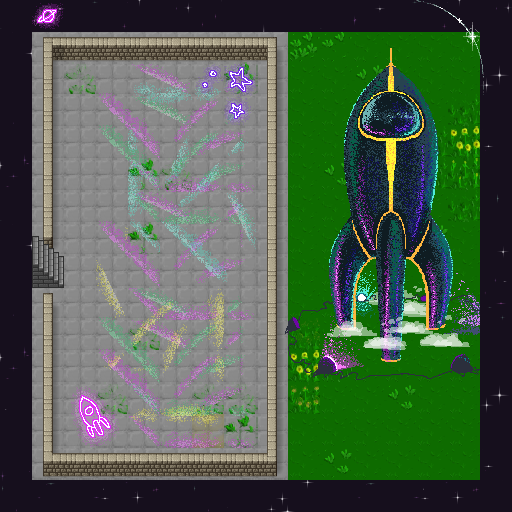

Below is a game level as drawn by its tile map, then a one-line description and the .tmx that defines it (tile-layer data replaced by summaries):
An orthogonal 16x16 tile map with 32x32 px tiles, 11 tile layers (start, exitBalcony, collides, floor, ...), 7 tilesets.

<map version="1.4" tiledversion="1.4.3" orientation="orthogonal" renderorder="right-down" width="16" height="16" tilewidth="32" tileheight="32" infinite="0" nextlayerid="14" nextobjectid="1">
 <editorsettings>
  <export target="fireworks.json" format="json" />
 </editorsettings>
 <tileset firstgid="1" name="floortileset" tilewidth="34" tileheight="34" tilecount="64" columns="8">
  <image source="floortileset.png" width="272" height="272" />
 </tileset>
 <tileset firstgid="65" name="mapUtilities" tilewidth="32" tileheight="32" tilecount="9" columns="9">
  <image source="tiles/mapUtilities.png" width="288" height="32" />
 </tileset>
 <tileset firstgid="74" name="rc3-mullana-stars" tilewidth="32" tileheight="32" tilecount="100" columns="10">
  <image source="tiles/rc3-mullana-stars.png" width="320" height="320" />
 </tileset>
 <tileset firstgid="174" name="LightShadow_pipo" tilewidth="32" tileheight="32" tilecount="48" columns="8">
  <image source="tiles/Pipoya RPG Tileset 32x32/LightShadow_pipo.png" width="256" height="192" />
 </tileset>
 <tileset firstgid="222" name="cija_32x32_expansion for Pipoya_CC0" tilewidth="32" tileheight="32" tilecount="2394" columns="18">
  <image source="tiles/cija_32x32_expansion for Pipoya_CC0.png" width="576" height="4256" />
 </tileset>
 <tileset firstgid="2616" name="rc3-mullana-foyer" tilewidth="32" tileheight="32" tilecount="1024" columns="32">
  <image source="tiles/rc3-mullana-foyer.png" width="1024" height="1024" />
 </tileset>
 <tileset firstgid="3640" name="rc3-mullana-overlay" tilewidth="32" tileheight="32" tilecount="512" columns="16">
  <image source="tiles/rc3-mullana-overlay.png" width="512" height="1024" />
 </tileset>
 <layer id="11" name="start" width="16" height="16">
  <properties>
   <property name="startLayer" type="bool" value="true" />
  </properties>
  <data>[256 cells, 1 non-empty, 1 distinct tile ids]</data>
 </layer>
 <layer id="12" name="exitBalcony" width="16" height="16">
  <properties>
   <property name="exitUrl" value="balcony.json#startFireworks" />
  </properties>
  <data>[256 cells, 1 non-empty, 1 distinct tile ids]</data>
 </layer>
 <layer id="13" name="collides" width="16" height="16">
  <data>[256 cells, 39 non-empty, 1 distinct tile ids]</data>
 </layer>
 <layer id="1" name="floor" width="16" height="16">
  <data>[256 cells, 196 non-empty, 14 distinct tile ids]</data>
 </layer>
 <layer id="9" name="video" width="16" height="16">
  <properties>
   <property name="openWebsite" value="https://www.youtube.com/embed/NpxOmTecpEs" />
  </properties>
  <data>[256 cells, 63 non-empty, 5 distinct tile ids]</data>
 </layer>
 <layer id="7" name="deco1" width="16" height="16">
  <data>[256 cells, 66 non-empty, 26 distinct tile ids]</data>
 </layer>
 <layer id="2" name="walls" width="16" height="16">
  <data>[256 cells, 100 non-empty, 44 distinct tile ids]</data>
 </layer>
 <layer id="4" name="deco" width="16" height="16">
  <data>[256 cells, 132 non-empty, 112 distinct tile ids]</data>
 </layer>
 <layer id="5" name="deco2" width="16" height="16">
  <data>[256 cells, 56 non-empty, 56 distinct tile ids]</data>
 </layer>
 <layer id="6" name="deco3" width="16" height="16">
  <data>[256 cells, 22 non-empty, 22 distinct tile ids]</data>
 </layer>
 <layer id="3" name="doors" width="16" height="16">
  <data>[256 cells, 2 non-empty, 2 distinct tile ids]</data>
 </layer>
 <objectgroup id="10" name="floorLayer" locked="1" />
</map>
